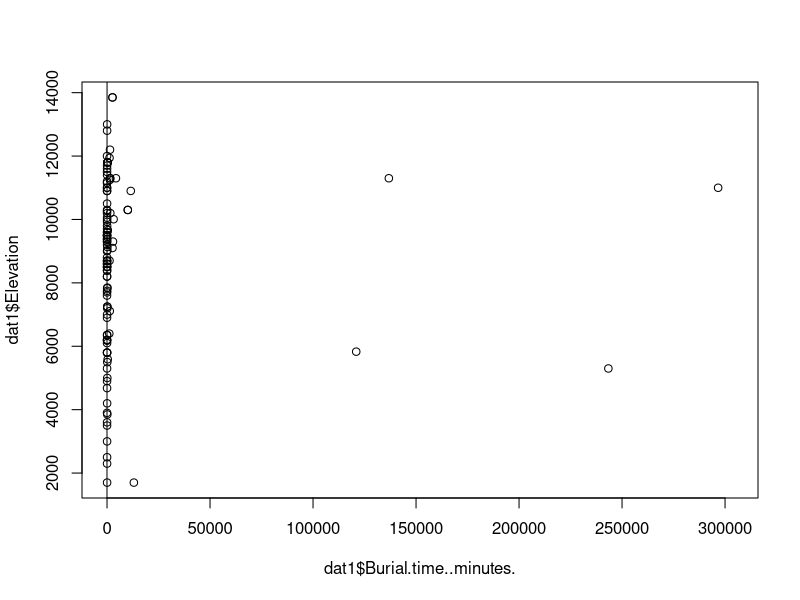

Generate this figure with R:
## ---- chunk 1
library(readxl)
library(tidyverse, quietly = T)
knitr::opts_chunk$set(echo = F)
## ---- chunk 2

dat = readxl::read_excel('./data/Avalanche_Data_Formatted.xlsx', sheet = 2, na = 'NR', .name_repair = 'universal')
## ---- chunk 3
dat %>% group_by(Category) %>% summarise(mean = mean(Age, na.rm = T), sd = sd(Age, na.rm = T))
## ---- chunk 4
dat1 = dat[dat$Burial.time..minutes.<50000,]
plot(dat1$Burial.time..minutes., dat1$Elevation)
abline(lm(dat1$Elevation ~ dat1$Burial.time..minutes.))
